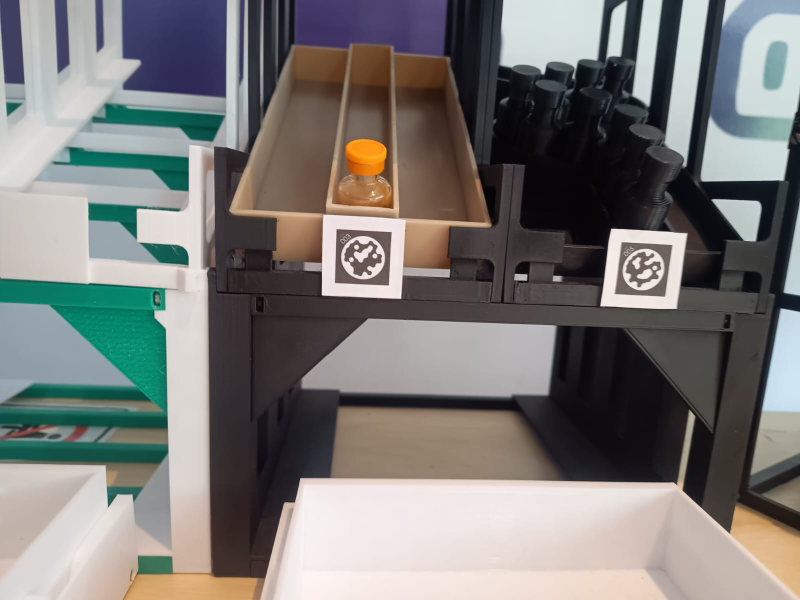
#> input picture frames/IMG-20241107-WA0031.jpg, 1600 x 1200 px (shown at 1/2 size)
$ python color_manual_detection_HSV_trackbar.py
#> lines starting #> are read from the running program, lines starting #| are printed output that depends on the picture
import cv2
import numpy as np

trackbars_initialized = False  # Variável global para checar se os trackbars foram inicializados

def on_trackbar_change(x):
    """Callback function that updates the image processing when trackbar values change."""
    global trackbars_initialized
    if trackbars_initialized:  # Só chama update_image quando os trackbars estiverem prontos
        update_image()

def apply_brightness_contrast(input_img, brightness=255, contrast=127):
    """Apply brightness and contrast adjustments to the input image."""
    brightness = int((brightness - 255) * (255 / 510))
    contrast = int((contrast - 127) * (127 / 254))

    if brightness != 0:
        shadow = 0 if brightness < 0 else brightness
        maximum = 255 if brightness > 0 else 255 + brightness
        alpha = (maximum - shadow) / 255
        gamma = shadow
        input_img = cv2.addWeighted(input_img, alpha, input_img, 0, gamma)

    if contrast != 0:
        f = 131 * (contrast + 127) / (127 * (131 - contrast))
        alpha = f
        gamma = 127 * (1 - f)
        input_img = cv2.addWeighted(input_img, alpha, input_img, 0, gamma)

    return input_img

def update_image():
    """Update and display the image based on current trackbar positions."""
    global lh, hh, ls, hs, lv, hv, trackbar_window, original_image, max_hue, max_sat, max_val, hue_percent, sat_percent, val_percent

    # Pega as posições dos trackbars
    lh = cv2.getTrackbarPos('Low Hue', trackbar_window)
    hh = cv2.getTrackbarPos('High Hue', trackbar_window)
    ls = cv2.getTrackbarPos('Low Saturation', trackbar_window)
    hs = cv2.getTrackbarPos('High Saturation', trackbar_window)
    lv = cv2.getTrackbarPos('Low Value', trackbar_window)
    hv = cv2.getTrackbarPos('High Value', trackbar_window)
    brightness = cv2.getTrackbarPos('Brightness', trackbar_window)
    contrast = cv2.getTrackbarPos('Contrast', trackbar_window)

    # Calcula os percentuais
    hue_percent = 100 * (hh - lh) / (max_hue - lh) if max_hue - lh != 0 else 0
    sat_percent = 100 * (hs - ls) / (max_sat - ls) if max_sat - ls != 0 else 0
    val_percent = 100 * (hv - lv) / (max_val - lv) if max_val - lv != 0 else 0

    # Aplica os ajustes de brilho e contraste
    adjusted_image = apply_brightness_contrast(original_image, brightness, contrast)

    # Converte para HSV e aplica a máscara
    hsv_adjusted = cv2.cvtColor(adjusted_image, cv2.COLOR_BGR2HSV)
    mask = cv2.inRange(hsv_adjusted, (lh, ls, lv), (hh, hs, hv))
    result = cv2.bitwise_and(adjusted_image, adjusted_image, mask=mask)

    # Exibe o percentual na imagem
    display_text = f"Hue %: {hue_percent:.2f}%, Sat %: {sat_percent:.2f}%, Val %: {val_percent:.2f}%"
    result_with_text = cv2.putText(result, display_text, (10, 30), cv2.FONT_HERSHEY_SIMPLEX, 0.7, (255, 255, 255), 2, cv2.LINE_AA)

    cv2.imshow(trackbar_window, result_with_text)

def main():
    global original_image, trackbar_window, max_hue, max_sat, max_val, trackbars_initialized
    image_path = input("Digite o caminho completo ou relativo da imagem: ")
#> the answer given: frames/IMG-20241107-WA0031.jpg
    image = cv2.imread(image_path)
#> image is the input picture: shape (1200, 1600, 3); mean B, G, R 119.2, 121.5, 122.7
    if image is None:
        print("Erro: Não foi possível abrir a imagem. Verifique se o caminho está correto.")
        return

    image = cv2.resize(image, None, fx=0.5, fy=0.5, interpolation=cv2.INTER_LINEAR)
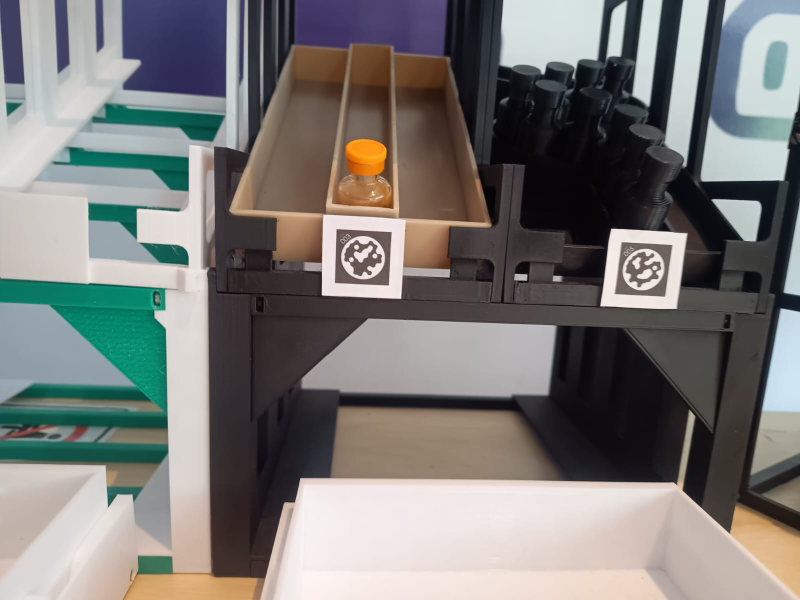
#> image: shape (600, 800, 3); mean B, G, R 119.3, 121.6, 122.8
    original_image = image.copy()
    hsv_image = cv2.cvtColor(image, cv2.COLOR_BGR2HSV)
#> hsv_image: shape (600, 800, 3); mean H, S, V 67.8, 54.6, 132.5
    min_hue, min_sat, min_val = np.min(hsv_image, axis=(0, 1))
#> min_hue = 0; min_sat = 0; min_val = 5
    max_hue, max_sat, max_val = np.max(hsv_image, axis=(0, 1))
#> max_hue = 179; max_sat = 255; max_val = 255

    trackbar_window = 'Adjustment Trackbars'
    cv2.namedWindow(trackbar_window)

    # Criação dos trackbars
    cv2.createTrackbar('Low Hue', trackbar_window, min_hue, max_hue, on_trackbar_change)
    cv2.createTrackbar('High Hue', trackbar_window, max_hue, max_hue, on_trackbar_change)
    cv2.createTrackbar('Low Saturation', trackbar_window, min_sat, max_sat, on_trackbar_change)
    cv2.createTrackbar('High Saturation', trackbar_window, max_sat, max_sat, on_trackbar_change)
    cv2.createTrackbar('Low Value', trackbar_window, min_val, max_val, on_trackbar_change)
    cv2.createTrackbar('High Value', trackbar_window, max_val, max_val, on_trackbar_change)
    cv2.createTrackbar('Brightness', trackbar_window, 255, 510, on_trackbar_change)
    cv2.createTrackbar('Contrast', trackbar_window, 127, 254, on_trackbar_change)

    # Após os trackbars estarem criados, marcamos como inicializados
    trackbars_initialized = True
    update_image()  # Chama a função de atualização da imagem após a criação dos trackbars
#> in update_image, `hue_percent = 100 * (hh - lh) / (max_hue - lh) if max_hue - lh != 0 el..`: hue_percent = 100

    while True:
        key = cv2.waitKey(1) & 0xFF
        if key == 27:  # Esc key to exit
            break
        elif key == 32:  # Space key to print thresholds
            print(f"Thresholds HSV: Low=({lh}, {ls}, {lv}), High=({hh}, {hs}, {hv})")
            print(f"Hue %: {hue_percent:.2f}%, Sat %: {sat_percent:.2f}%, Val %: {val_percent:.2f}%")

    cv2.destroyAllWindows()

if __name__ == '__main__':
#> (the run stopped early here; a loop or call above may not have finished)
